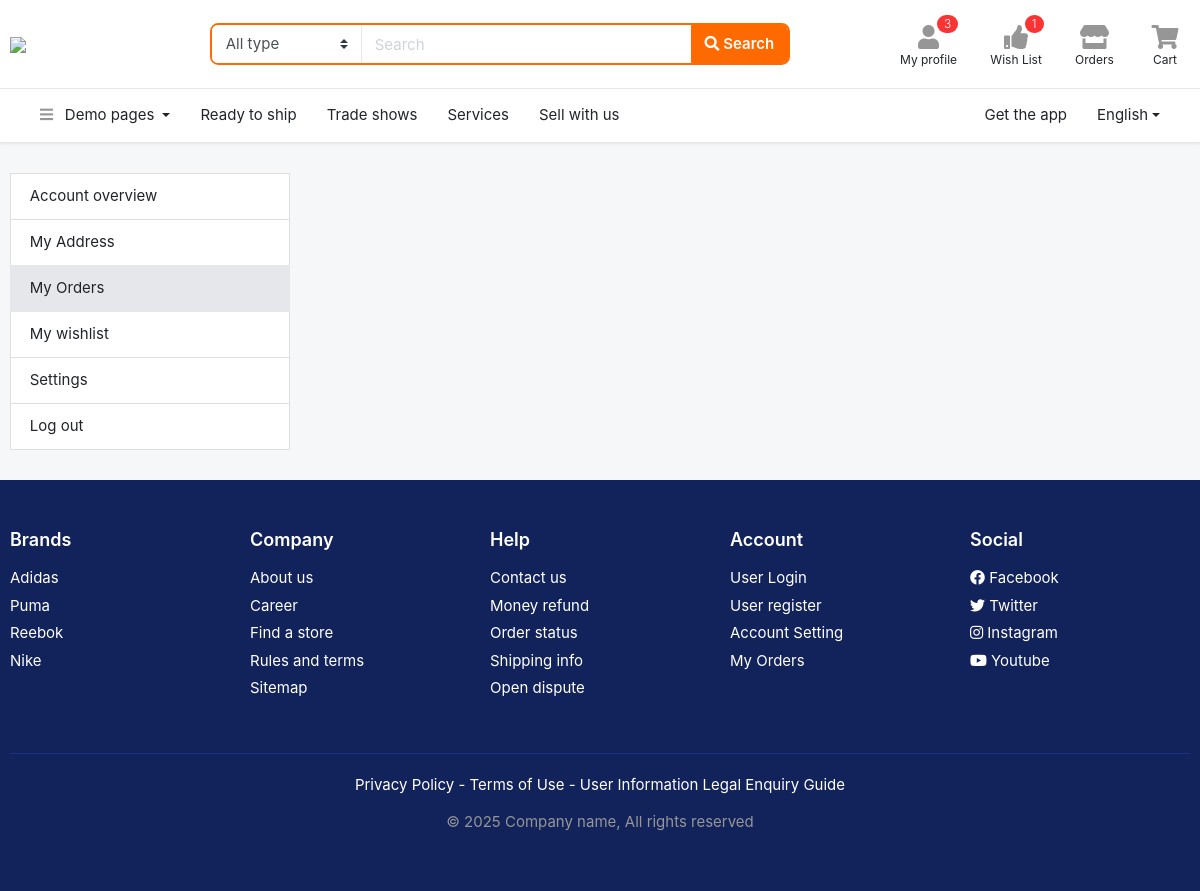
Before: /order/my-orders (signed in) with the older database file.
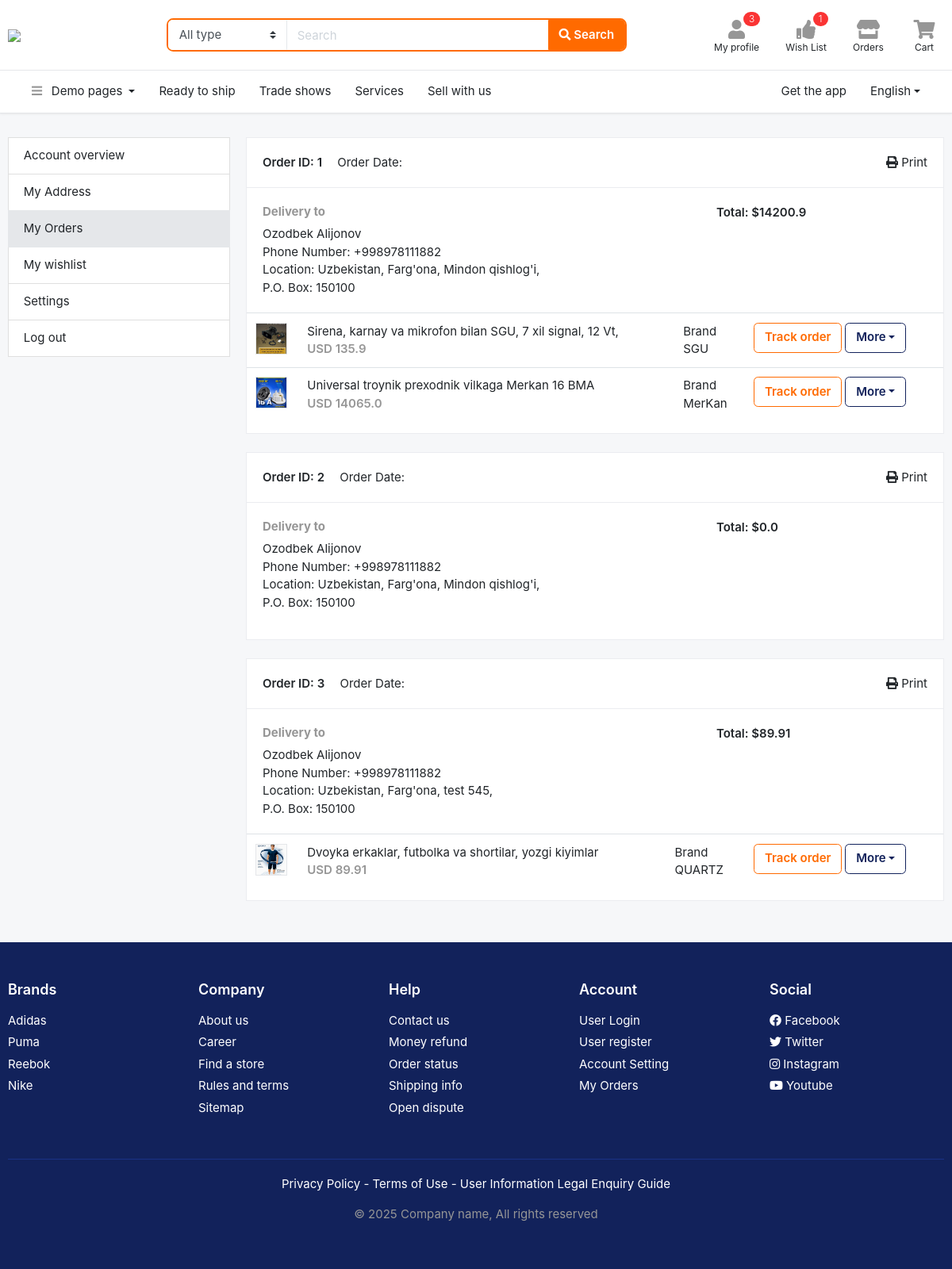
After: the same page with the newer database file.
### order/models.py (models this page shows, shortened)
class Order(models.Model):
    DELIVERY_CHOICES = (
        ('Standard', 'Standard'),
        ('Fast', 'Fast')
    )
    STATUS_CHOICES = (
        ('Pending', 'Pending'),
        ('In Progress', 'In Progress'),
        ('Delivering', 'Delivering'),
        ('Completed', 'Completed'),
    )
    user = models.ForeignKey(User, on_delete=models.CASCADE)
    first_name = models.CharField(max_length=255)
    last_name = models.CharField(max_length=255)
    phone_number = models.CharField(max_length=255)
    county = models.CharField(max_length=255)
    city = models.CharField(max_length=255)
    address = models.CharField(max_length=255)
    delivery_type = models.CharField(max_length=255, choices=DELIVERY_CHOICES)
    payment_type = models.CharField(max_length=255, default='CASH')
    status = models.CharField(max_length=255, choices=STATUS_CHOICES, default='Pending')
    total_price = models.FloatField(validators=[MinValueValidator(0.0)], blank=True, null=True)
    created_at = models.CharField(max_length=255)

class OrderItem(models.Model):
    order = models.ForeignKey(Order, on_delete=models.CASCADE)
    product = models.ForeignKey(Product, on_delete=models.CASCADE)
    amount = models.PositiveIntegerField()

### main/models.py (models this page shows, shortened)
class Product(models.Model):
    name = models.CharField(max_length=255)
    slug = models.SlugField(max_length=255, unique=True, blank=True, null=True)
    brand = models.CharField(max_length=255, blank=True, null=True)
    price = models.FloatField(validators=[MinValueValidator(0.0)])
    description = models.TextField(blank=True, null=True)
    guarantee = models.CharField(max_length=255, blank=True, null=True)
    delevery_time = models.CharField(max_length=255, blank=True, null=True)
    country = models.CharField(max_length=255, blank=True, null=True)
    rating = models.FloatField(validators=[MinValueValidator(1.0), MaxValueValidator(5.0)], default=5.0)
    views = models.PositiveIntegerField(default=0)
    sub_category = models.ForeignKey(SubCategory, on_delete=models.CASCADE)
    created_at = models.DateTimeField(auto_now_add=True)

class Image(models.Model):
    image = models.ImageField(upload_to='images/', null=True, blank=True)
    product = models.ForeignKey(Product, on_delete=models.CASCADE)

### order/views.py (the view)
# urls.py: path('my-orders', OrdersView.as_view(), name='orders')
class OrdersView(LoginRequiredMixin, View):
    def get(self, request):
        orders = Order.objects.filter(user=request.user)
        context = {
            'orders': orders,
        }
        return render(request, 'profile-orders.html', context)

### templates/profile-orders.html (shortened to what this page needs)
{% extends 'base.html' %}
{% block content %}
<section class="section-content padding-y">
    <div class="container">
        <div class="row">
            <aside class="col-md-3">
                <nav class="list-group">
                    <a class="list-group-item" href="{% url 'profile' %}"> Account overview </a>
                    <a class="list-group-item" href="{% url 'profile-address' %}"> My Address </a>
                    <a class="list-group-item active" href="{% url 'orders' %}"> My Orders </a>
                    <a class="list-group-item" href="{% url 'wishlist' %}"> My wishlist </a>
                    <a class="list-group-item" href="{% url 'profile-settings' %}"> Settings </a>
                    <a class="list-group-item" href="{% url 'logaut' %}"> Log out </a>
                </nav>
            </aside>
            <main class="col-md-9">
                {% for order in orders %}
                    <article class="card mb-4">
                    <header class="card-header">
                        <a href="#" class="float-right"> <i class="fa fa-print"></i> Print</a>
                        <strong class="d-inline-block mr-3">Order ID: {{ order.id }}</strong>
                        <span>Order Date: {{ order.created_at|date:"d.m.Y" }}</span>
                    </header>
                    <div class="card-body">
                        <div class="row">
                            <div class="col-md-8">
                                <h6 class="text-muted">Delivery to</h6>
                                <p>{{ order.first_name }} {{ order.last_name }}<br>
                                    Phone Number: {{ order.phone_number }}<br>
                                    Location: {{ order.county }}, {{ order.city }}, {{ order.address }}, <br>
                                    P.O. Box: 150100
                                </p>
                            </div>
                            <div class="col-md-4">
                                    <span class="b">Total:  ${{ order.total_price }} </span>
                            </div>
                        </div>
                    </div>
                    <div class="table-responsive">
                        <table class="table table-hover">
                            <tbody>
                            {% for order_item in order.orderitem_set.all %}
                                <tr>
                                <td width="65">
                                    <img src="{{ order_item.product.image_set.all.first.image.url }}" class="img-xs border">
                                </td>
                                <td>
                                    <p class="title mb-0">{{ order_item.product.name }}</p>
                                    <var class="price text-muted">USD {{ order_item.product.price }}</var>
                                </td>
                                <td> Brand <br> {{ order_item.product.brand }}</td>
                                <td width="250"><a href="#" class="btn btn-outline-primary">Track order</a>
                                    <div class="dropdown d-inline-block">
                                        <a href="#" data-toggle="dropdown"
                                           class="dropdown-toggle btn btn-outline-secondary">More</a>
                                    </div>
                                </td>
                            </tr>
                            {% endfor %}
                            </tbody>
                        </table>
                    </div>
                </article>
                {% endfor %}
            </main>
        </div>
    </div>
</section>
{% endblock %}

Changed rows visible on the page:
added Order: id "1", first_name "Ozodbek", last_name "Alijonov", phone_number "+998978111882", county "Uzbekistan", city "Farg'ona", address "Mindon qishlog'i", total_price "14200.9"
added OrderItem: product.image_set.all.first.image (picture), product.name "Sirena, karnay va mikrofon bilan SGU, 7 xil signal, 12 Vt,", product.price "135.9", product.brand "SGU", shown under "1"
added OrderItem: product.image_set.all.first.image (picture), product.name "Universal troynik prexodnik vilkaga Merkan 16 BMA", product.price "14065.0", product.brand "MerKan", shown under "1"
added Order: id "2", first_name "Ozodbek", last_name "Alijonov", phone_number "+998978111882", county "Uzbekistan", city "Farg'ona", address "Mindon qishlog'i", total_price "0.0"
added Order: id "3", first_name "Ozodbek", last_name "Alijonov", phone_number "+998978111882", county "Uzbekistan", city "Farg'ona", address "test 545", total_price "89.91"
added OrderItem: product.image_set.all.first.image (picture), product.name "Dvoyka erkaklar, futbolka va shortilar, yozgi kiyimlar", product.price "89.91", product.brand "QUARTZ", shown under "3"
